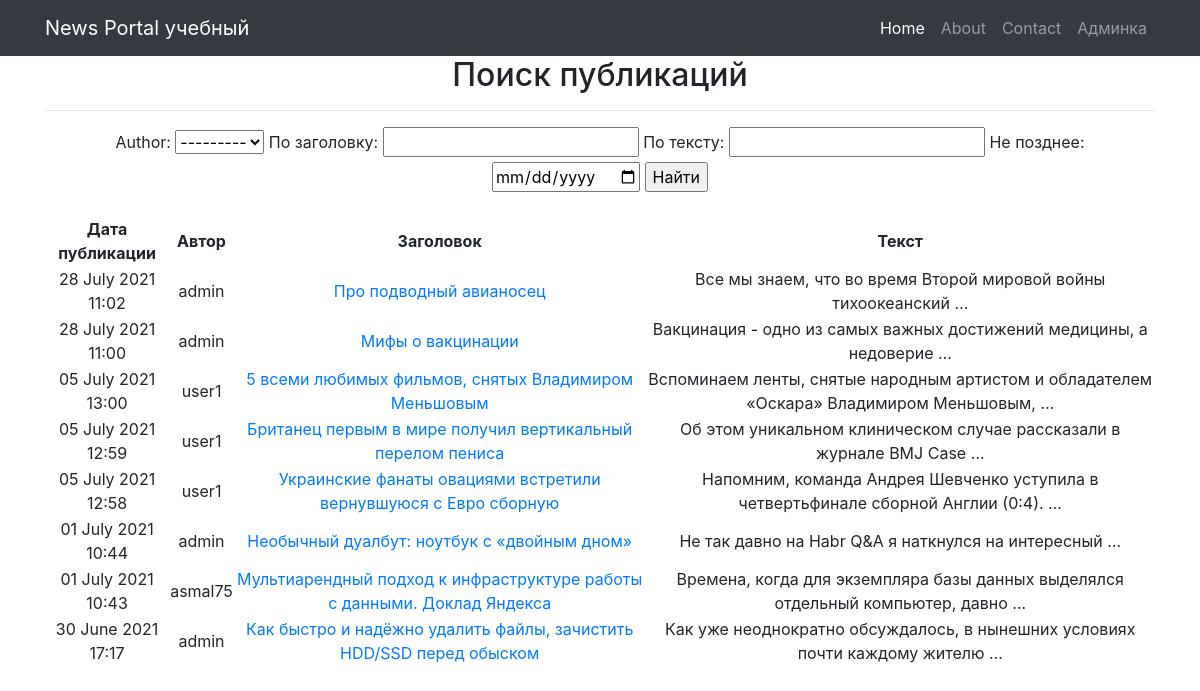
The app's page /news/search/ with its own data.
### newapp/models.py (models this page shows, shortened)
class Author(models.Model):
    author = models.OneToOneField(User, on_delete=models.CASCADE)
    author_rating = models.FloatField(default=0.0)
    class Meta:
        verbose_name = 'Автор'
        verbose_name_plural = 'Авторы'
    def __str__(self):
        return f'{self.author}'

class Post(models.Model):
    post = "PO"
    new = "NE"
    POST_NEW = [(post, "статья"), (new,"новость")]
    new_post = models.CharField(max_length = 2, choices = POST_NEW, default = post, verbose_name="Тип")
    time_in_new_post = models.DateTimeField(auto_now_add=True, verbose_name="Дата публикации")
    title = models.CharField(max_length=150, verbose_name="Заголовок", null=False)
    content_new_post = models.TextField(null=False, verbose_name="Текст",)
    rating_new_post = models.FloatField(default=0.0, verbose_name="Рейтинг")
    is_published = models.BooleanField(default=False, verbose_name="Опубликовано")
    updated_at = models.DateTimeField(auto_now=True, null=True, verbose_name="Обновлено")
    category = models.ManyToManyField(Category, through='PostCategory')
    author = models.ForeignKey(Author, on_delete=models.CASCADE)
    class Meta:
        verbose_name = 'Публикация'
        verbose_name_plural = 'Публикации'

### newapp/views.py (the view)
# urls.py: path('search/', PostSearchView.as_view(), name='post_search.html'),
class PostSearchView(PostsList):
    template_name = 'post_search.html'
    paginate_by = 10

### newapp/forms.py
class PostForm(ModelForm):
    class Meta:
        model = Post
        fields = ['title',
                  'content_new_post',
                  'category',
                  'author',
                  'is_published',
                  ]

### newapp/templatetags/censor.py (called while the page is built)
@register.filter(name='censor')
def censor(value, arg):  # value|censor:arg
    bad_words = {
        'дурак',
        'дура',
        'сука',
        'жопа',
    }
    list_value = value.split(' ')
    for bad_word in bad_words:
        for i in range(len(list_value)):
            if bad_word in list_value[i].lower():
                list_value[i] = arg
    return ' '.join(list_value)

### newapp/views.py (called while the page is built)
    def get_filter(self):
        return PostFilter(self.request.GET, queryset=super().get_queryset())

    def get_queryset(self):
        return self.get_filter().qs

    def get_context_data(self, **kwargs):
        context = super().get_context_data(**kwargs)
        context['filter'] = PostFilter(self.request.GET, queryset=self.get_queryset())
        context['time_now'] = datetime.utcnow()
        context['categories'] = Category.objects.all()
        context['form'] = PostForm()
        context['all_posts'] = len(Post.objects.all()) # количество постов
        return context

### templates/post_search.html (shortened to what this page needs)
{% extends 'flatpages/default.html' %}
{% load censor %}
{% block content %}
<h2>Поиск публикаций</h2><hr>
<form method="GET">
    {{ filter.form }}
    <input type="submit" value="Найти">
</form>
<table>
    <th>Дата публикации</th><th>Автор</th><th>Заголовок</th><th>Текст</th>
    <br>
    {% for post in filter.qs %}
    <tr>
        <td>{{ post.time_in_new_post|date:'d F Y H:i' }}</td>
        <td>{{ post.author.author }}</td>
        <td><a href="{% url 'post_detail' post.id %}">{{ post.title|truncatewords:10|censor:'@#%&$' }} </a> </td>
        <td>{{ post.content_new_post|truncatewords:10|censor:'@#%&$' }}</td>
    </tr>
    {% endfor %}
</table>
{% endblock content %}

### records on screen
Author: author "---------"
Post: time_in_new_post "28 July 2021 11:02", author.author "admin", title|censor "Про подводный авианосец", content_new_post|censor "Все мы знаем, что во время Второй мировой войны тихоокеанский …"
Post: time_in_new_post "28 July 2021 11:00", author.author "admin", title|censor "Мифы о вакцинации", content_new_post|censor "Вакцинация - одно из самых важных достижений медицины, а недоверие …"
Post: time_in_new_post "05 July 2021 13:00", author.author "user1", title|censor "5 всеми любимых фильмов, снятых Владимиром Меньшовым", content_new_post|censor "Вспоминаем ленты, снятые народным артистом и обладателем «Оскара» Владимиром Меньшовым, …"
Post: time_in_new_post "05 July 2021 12:59", author.author "user1", title|censor "Британец первым в мире получил вертикальный перелом пениса", content_new_post|censor "Об этом уникальном клиническом случае рассказали в журнале BMJ Case …"
Post: time_in_new_post "05 July 2021 12:58", author.author "user1", title|censor "Украинские фанаты овациями встретили вернувшуюся с Евро сборную", content_new_post|censor "Напомним, команда Андрея Шевченко уступила в четвертьфинале сборной Англии (0:4). …"
Post: time_in_new_post "01 July 2021 10:44", author.author "admin", title|censor "Необычный дуалбут: ноутбук с «двойным дном»", content_new_post|censor "Не так давно на Habr Q&A я наткнулся на интересный …"
Post: time_in_new_post "01 July 2021 10:43", author.author "asmal75", title|censor "Мультиарендный подход к инфраструктуре работы с данными. Доклад Яндекса", content_new_post|censor "Времена, когда для экземпляра базы данных выделялся отдельный компьютер, давно …"
Post: time_in_new_post "30 June 2021 17:17", author.author "admin", title|censor "Как быстро и надёжно удалить файлы, зачистить HDD/SSD перед обыском", content_new_post|censor "Как уже неоднократно обсуждалось, в нынешних условиях почти каждому жителю …"
